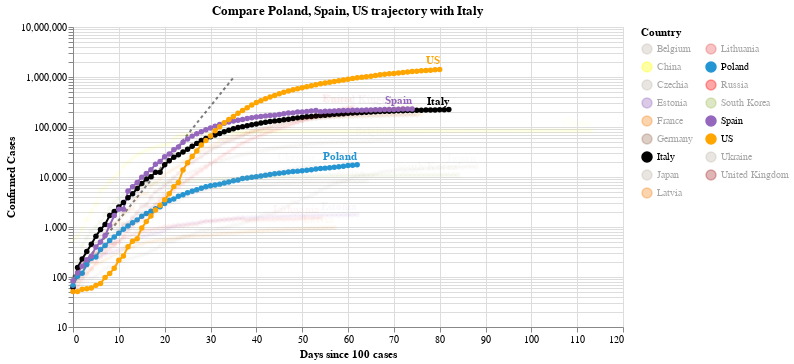

The cell this chart's notebook holds for it:
### Code cell
#hide_input
chart2 = make_since_chart(dff2, ['Poland', 'Spain', 'US'], baseline_countries)
chart2

### Figure 1 — Vega-Lite specification as saved in the notebook (floating-point values rounded to 4 significant figures; data arrays with more than 128 entries replaced by an {"elided": "..."} marker saying what was removed)
{"config": {"view": {"continuousWidth": 400, "continuousHeight": 300}}, "layer": [{"data": {"name": "data-628230001892d6798b50651be41d1b3e"}, "mark": {"type": "line", "color": "black", "opacity": 0.5, "strokeDash": [3, 3]}, "encoding": {"x": {"type": "quantitative", "field": "Days since 100 cases"}, "y": {"type": "quantitative", "field": "Confirmed Cases"}}}, {"data": {"name": "data-dd6650a607da80a49feffa18e63bbbc5"}, "mark": {"type": "line", "point": true}, "encoding": {"color": {"type": "nominal", "field": "Country", "legend": {"columns": 2}, "scale": {"domain": ["Belgium", "China", "Czechia", "Estonia", "France", "Germany", "Italy", "Japan", "Latvia", "Lithuania", "Poland", "Russia", "South Korea", "Spain", "US", "Ukraine", "United Kingdom"], "range": ["#C1B7AD", "yellow", "#C1B7AD", "#9467bd", "#F58518", "#9D755D", "black", "#C1B7AD", "#F58518", "#E45756", "#2495D3", "red", "#A1BA59", "#9467bd", "orange", "#C1B7AD", "brown"]}}, "opacity": {"condition": {"value": 1, "selection": "selector009"}, "value": 0.05}, "tooltip": [{"type": "nominal", "field": "Country"}, {"type": "temporal", "field": "Date"}, {"type": "quantitative", "field": "Confirmed Cases"}, {"type": "quantitative", "field": "Days since 100 cases"}], "x": {"type": "quantitative", "field": "Days since 100 cases"}, "y": {"type": "quantitative", "field": "Confirmed Cases", "scale": {"type": "log"}}}, "selection": {"selector009": {"type": "multi", "fields": ["Country"], "bind": "legend", "init": [{"Country": "Poland"}, {"Country": "Spain"}, {"Country": "US"}, {"Country": "Italy"}]}}, "width": 550}, {"data": {"name": "data-dd6650a607da80a49feffa18e63bbbc5"}, "mark": {"type": "text", "align": "right", "dy": -8, "fontWeight": "bold"}, "encoding": {"color": {"type": "nominal", "field": "Country", "legend": {"columns": 2}, "scale": {"domain": ["Belgium", "China", "Czechia", "Estonia", "France", "Germany", "Italy", "Japan", "Latvia", "Lithuania", "Poland", "Russia", "South Korea", "Spain", "US", "Ukraine", "United Kingdom"], "range": ["#C1B7AD", "yellow", "#C1B7AD", "#9467bd", "#F58518", "#9D755D", "black", "#C1B7AD", "#F58518", "#E45756", "#2495D3", "red", "#A1BA59", "#9467bd", "orange", "#C1B7AD", "brown"]}}, "opacity": {"condition": {"value": 1, "selection": "selector009"}, "value": 0.05}, "text": {"type": "nominal", "field": "Country"}, "tooltip": [{"type": "nominal", "field": "Country"}, {"type": "temporal", "field": "Date"}, {"type": "quantitative", "field": "Confirmed Cases"}, {"type": "quantitative", "field": "Days since 100 cases"}], "x": {"type": "quantitative", "field": "Days since 100 cases"}, "y": {"type": "quantitative", "field": "Confirmed Cases", "scale": {"type": "log"}}}, "transform": [{"filter": "(datum['Date'] >= 1589414400000)"}], "width": 550}], "title": "Compare Poland, Spain, US trajectory with Italy", "$schema": "https://vega.github.io/schema/vega-lite/v4.0.2.json", "datasets": {"data-628230001892d6798b50651be41d1b3e": [{"Days since 100 cases": 0, "Confirmed Cases": 100.0}, {"Days since 100 cases": 1, "Confirmed Cases": 130.0}, {"Days since 100 cases": 2, "Confirmed Cases": 169.0}, {"Days since 100 cases": 3, "Confirmed Cases": 219.7}, {"Days since 100 cases": 4, "Confirmed Cases": 285.6}, {"Days since 100 cases": 5, "Confirmed Cases": 371.3}, {"Days since 100 cases": 6, "Confirmed Cases": 482.7}, {"Days since 100 cases": 7, "Confirmed Cases": 627.5}, {"Days since 100 cases": 8, "Confirmed Cases": 815.7}, {"Days since 100 cases": 9, "Confirmed Cases": 1060.0}, {"Days since 100 cases": 10, "Confirmed Cases": 1379.0}, {"Days since 100 cases": 11, "Confirmed Cases": 1792.0}, {"Days since 100 cases": 12, "Confirmed Cases": 2330.0}, {"Days since 100 cases": 13, "Confirmed Cases": 3029.0}, {"Days since 100 cases": 14, "Confirmed Cases": 3937.0}, {"Days since 100 cases": 15, "Confirmed Cases": 5119.0}, {"Days since 100 cases": 16, "Confirmed Cases": 6654.0}, {"Days since 100 cases": 17, "Confirmed Cases": 8650.0}, {"Days since 100 cases": 18, "Confirmed Cases": 11250.0}, {"Days since 100 cases": 19, "Confirmed Cases": 14620.0}, {"Days since 100 cases": 20, "Confirmed Cases": 19000.0}, {"Days since 100 cases": 21, "Confirmed Cases": 24710.0}, {"Days since 100 cases": 22, "Confirmed Cases": 32120.0}, {"Days since 100 cases": 23, "Confirmed Cases": 41750.0}, {"Days since 100 cases": 24, "Confirmed Cases": 54280.0}, {"Days since 100 cases": 25, "Confirmed Cases": 70560.0}, {"Days since 100 cases": 26, "Confirmed Cases": 91730.0}, {"Days since 100 cases": 27, "Confirmed Cases": 119300.0}, {"Days since 100 cases": 28, "Confirmed Cases": 155000.0}, {"Days since 100 cases": 29, "Confirmed Cases": 201500.0}, {"Days since 100 cases": 30, "Confirmed Cases": 262000.0}, {"Days since 100 cases": 31, "Confirmed Cases": 340600.0}, {"Days since 100 cases": 32, "Confirmed Cases": 442800.0}, {"Days since 100 cases": 33, "Confirmed Cases": 575600.0}, {"Days since 100 cases": 34, "Confirmed Cases": 748300.0}, {"Days since 100 cases": 35, "Confirmed Cases": 972800.0}], "data-dd6650a607da80a49feffa18e63bbbc5": {"elided": "1244 records"}}}
